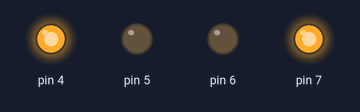
Recording of a sketch running on a simulated Arduino Uno, built with avr-gcc and run on an emulated ATmega328P. Parts: output pins drawn as LEDs (lit = HIGH).

Above: at 0.05 s.
At 1.95 s:
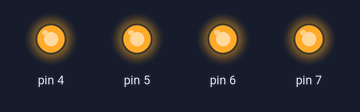
At 2.95 s:
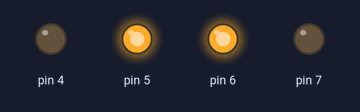
At 3.95 s:
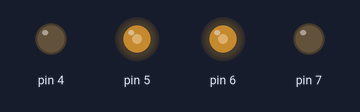
Timing chart, 0 to 5.2 s (numbered marks = the images above):
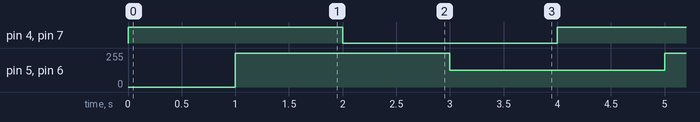

Measured:
- by itself, pin 4, pin 7: alternates HIGH for 2.0 s and LOW for 2.0 s
- by itself, pin 5, pin 6: alternates 255/255 for 2.0 s and 127/255 for 2.0 s

The sketch:

WiiBot.ino
```cpp
 #include "MotorCtrl.h"

 MotorCtrl left(6,7);
 MotorCtrl right(5,4);

void setup() {
  Serial.begin(115200);
}

void loop() {
  left.forward();
  right.forward();
  delay(1000);

  left.speed(255);
  right.speed(255);
  delay(1000);

  left.back();
  right.back();
  delay(1000);

  left.speed(127);
  right.speed(127);
  delay(1000);

}
```

MotorCtrl.h
```cpp
// (licence header left out)
#pragma once

#include <stdint.h>


class MotorCtrl {
private:
	uint8_t pwm, dir;

public:
	MotorCtrl(uint8_t pwm_pin, uint8_t dir_pin): pwm(pwm_pin), dir(dir_pin) {}
	void speed(uint8_t);
	void forward();
	void back();
};
```

MotorCtrl.ino
```cpp
// (licence header left out)
#include "MotorCtrl.h"

void MotorCtrl::speed(uint8_t value) {
	analogWrite(pwm, value);
}

void MotorCtrl::forward() {
	analogWrite(dir, 255);
}

void MotorCtrl::back() {
	analogWrite(dir, 100);
}
```
